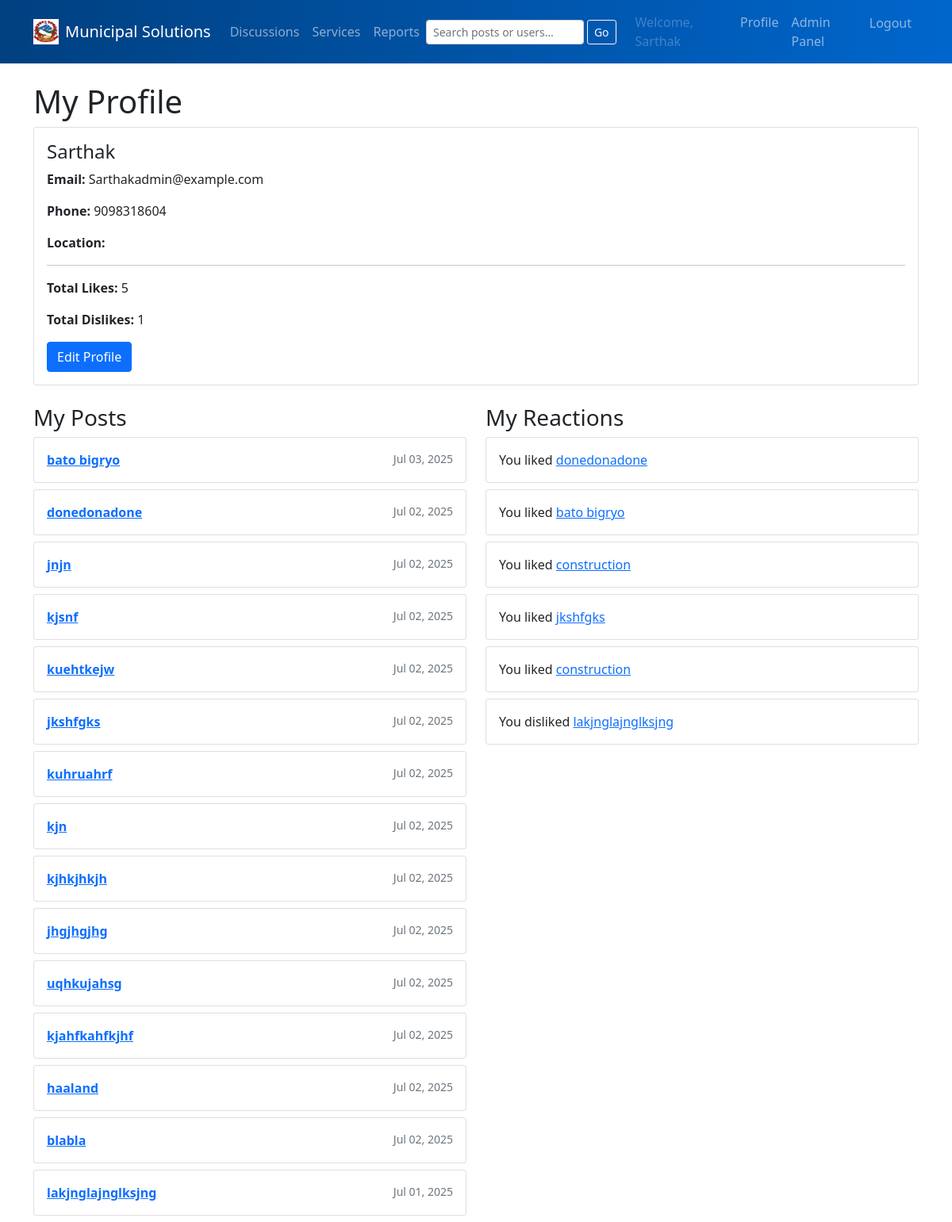
The app's page /accounts/profile/ (signed in), older data.
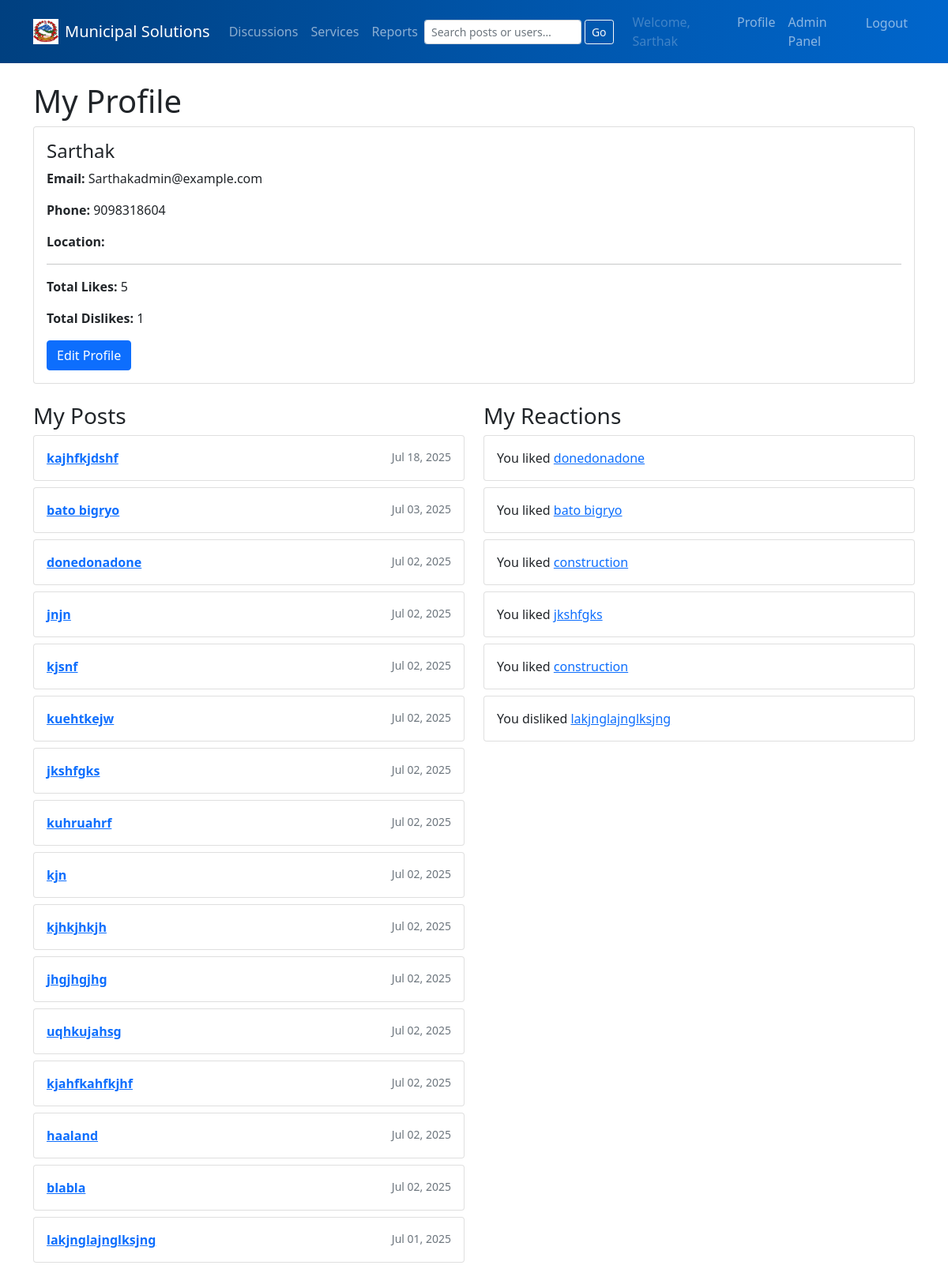
The same page, newer data.
### services/models.py (models this page shows, shortened)
class DiscussionPost(models.Model):
    CATEGORY_TAX          = 'tax'
    CATEGORY_CONSTRUCTION = 'construction'
    CATEGORY_HEALTH       = 'health'
    CATEGORY_CHOICES = [
        (CATEGORY_TAX,          'Tax'),
        (CATEGORY_CONSTRUCTION, 'Construction'),
        (CATEGORY_HEALTH,       'Health'),
    ]
    author     = models.ForeignKey(CustomUser, on_delete=models.CASCADE)
    title      = models.CharField(max_length=200)
    content    = models.TextField()
    image      = models.ImageField(upload_to='discussion_images/', blank=True, null=True)
    location   = models.CharField(max_length=100, blank=True, null=True)
    category   = models.CharField(
        max_length=20,
        choices=CATEGORY_CHOICES,
        default=CATEGORY_TAX,
        help_text="Select one: Tax, Construction or Health"
    )
    created_at = models.DateTimeField(auto_now_add=True)
    updated_at = models.DateTimeField(auto_now=True)
    likes      = models.PositiveIntegerField(default=0)
    dislikes   = models.PositiveIntegerField(default=0)

class PostReaction(models.Model):
    LIKE = 'like'
    DISLIKE = 'dislike'
    VOTE_CHOICES = [
        (LIKE, 'Like'),
        (DISLIKE, 'Dislike'),
    ]
    user     = models.ForeignKey(settings.AUTH_USER_MODEL, on_delete=models.CASCADE)
    post     = models.ForeignKey(DiscussionPost, on_delete=models.CASCADE)
    reaction = models.CharField(max_length=7, choices=VOTE_CHOICES)
    class Meta:
        unique_together = ('user', 'post')

### accounts/views.py (the view)
# urls.py: path('profile/', views.profile, name='profile'),
@login_required
def profile(request):
    user = request.user
    posts = DiscussionPost.objects.filter(author=user).order_by('-created_at')
    reactions = PostReaction.objects.filter(user=user).order_by('-id')
    likes_count = reactions.filter(reaction='like').count()
    dislikes_count = reactions.filter(reaction='dislike').count()
    return render(request, 'accounts/profile.html', {
        'posts': posts,
        'reactions': reactions,
        'likes_count': likes_count,
        'dislikes_count': dislikes_count,
    })

### templates/accounts/profile.html
{% extends 'base.html' %}
{% block content %}
  <h1>My Profile</h1>
  <div class="card mb-4">
    <div class="card-body">
      <h4>{{ user.username }}</h4>
      <p><strong>Email:</strong> {{ user.email }}</p>
      <p><strong>Phone:</strong> {{ user.phone_number }}</p>
      <p><strong>Location:</strong> {{ user.profile.location }}</p>
      <hr>
      <p><strong>Total Likes:</strong> {{ likes_count }}</p>
      <p><strong>Total Dislikes:</strong> {{ dislikes_count }}</p>
      <a href="{% url 'edit_profile' %}" class="btn btn-primary">Edit Profile</a>
    </div>
  </div>
  <div class="row">
    <div class="col-md-6">
      <h3>My Posts</h3>
      {% for post in posts %}
        <div class="card mb-2">
          <div class="card-body">
            <a href="{% url 'post_detail' post.id %}">
              <strong>{{ post.title }}</strong>
            </a>
            <span class="float-end text-muted small">
              {{ post.created_at|date:"M d, Y" }}
            </span>
          </div>
        </div>
      {% empty %}
        <p>No posts yet.</p>
      {% endfor %}
    </div>
    <div class="col-md-6">
      <h3>My Reactions</h3>
      {% for r in reactions %}
        <div class="card mb-2">
          <div class="card-body">
            You {{ r.reaction }}d
            <a href="{% url 'post_detail' r.post.id %}">{{ r.post.title }}</a>
          </div>
        </div>
      {% empty %}
        <p>No likes/dislikes yet.</p>
      {% endfor %}
    </div>
  </div>
{% endblock %}

Row changes from the older to the newer data that the page shows:
added DiscussionPost: title "kajhfkjdshf", created_at "Jul 18, 2025"
